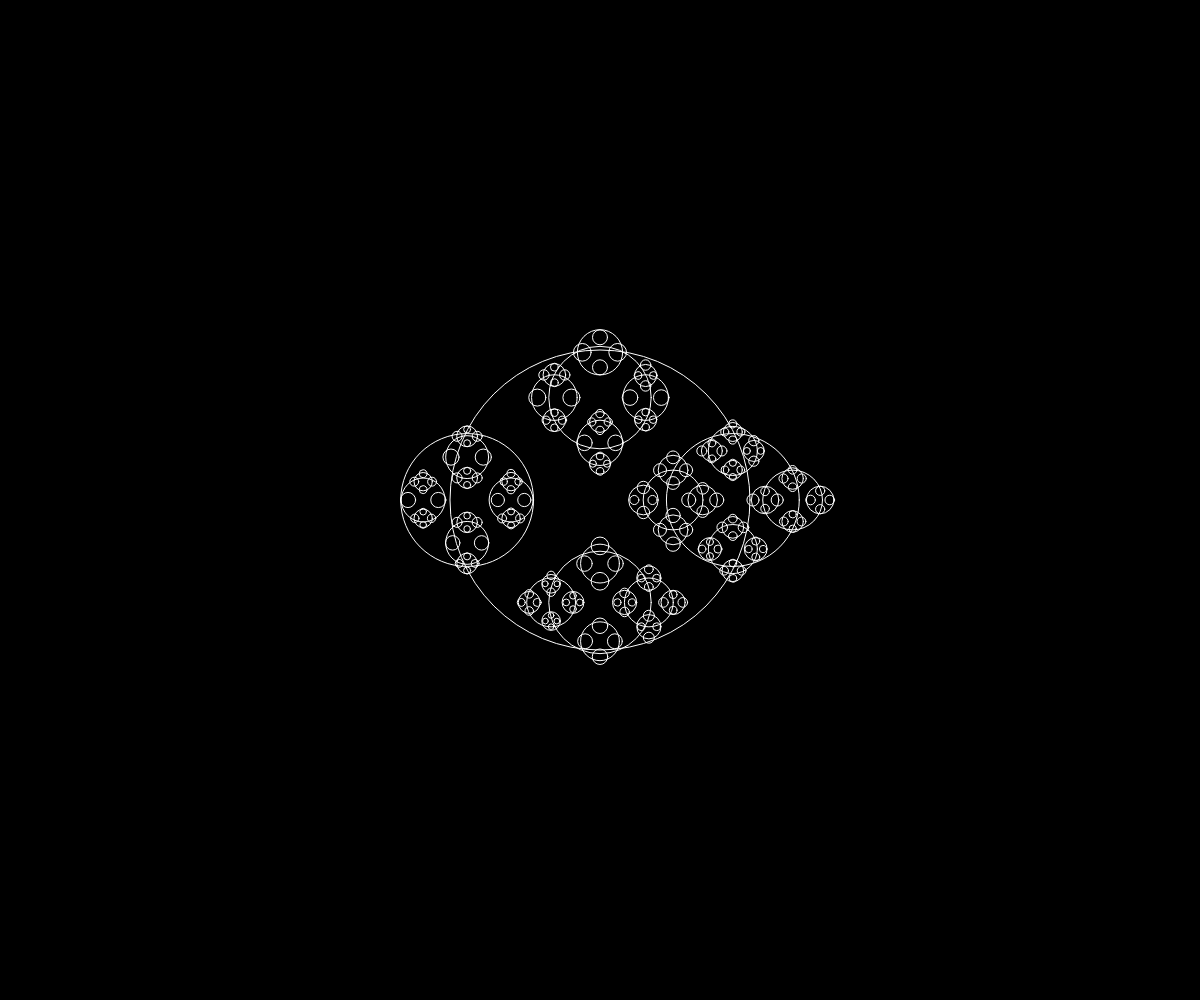
Frame 1 (no input)
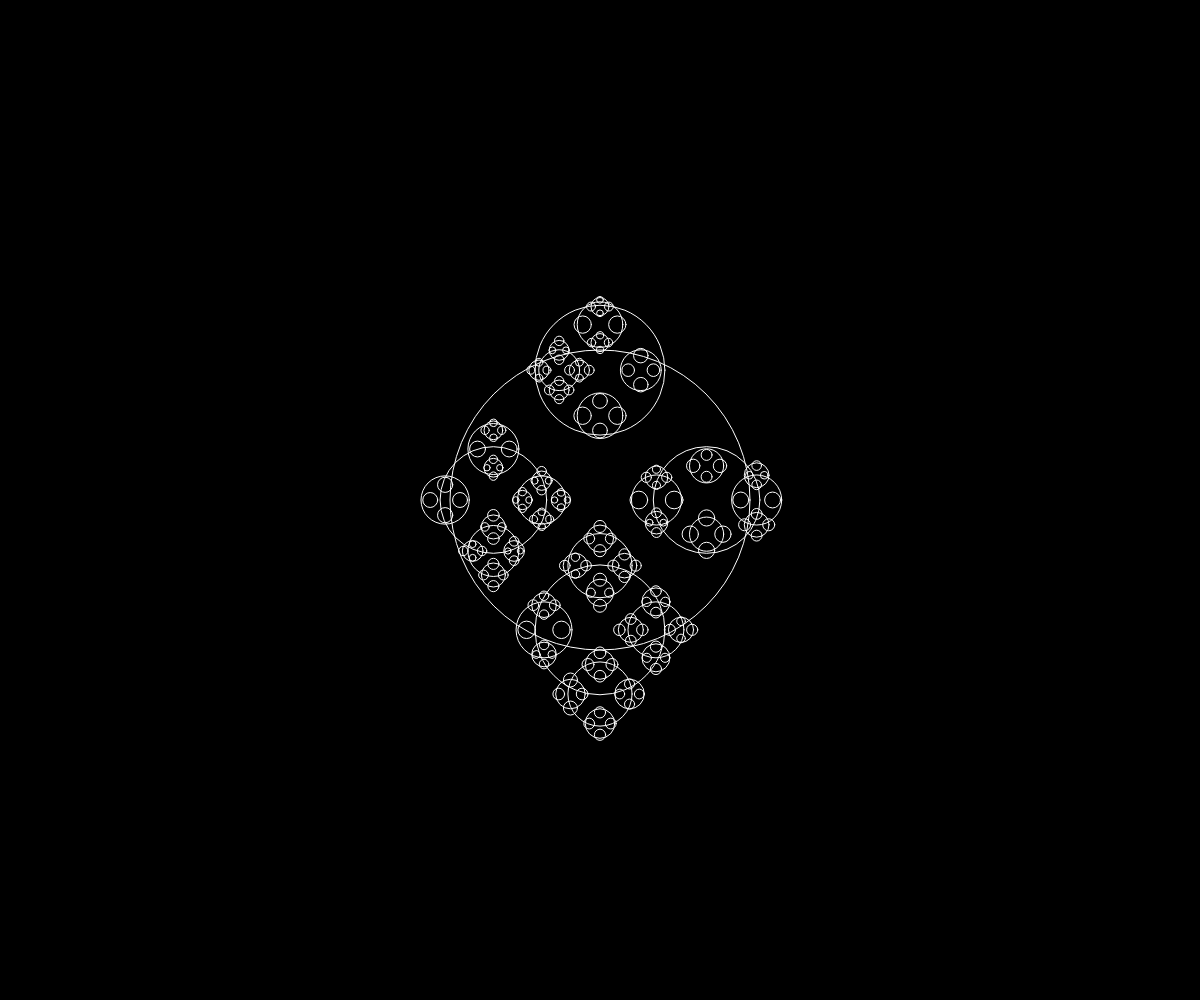
Frame 2 (the mouse pressed at the canvas centre, redrawn once)

The p5.js sketch that drew these frames (run headless with seeded random() and noise() and a simulated clock; the mouse was pressed at the canvas centre and the sketch redrawn once):

// p5.js sketch
// ── sketch.js
function setup() {
  createCanvas(windowWidth, windowHeight);
}

function draw() {
  background(0);
  stroke(255);
  noFill();
  drawCircle(windowWidth / 2, windowHeight / 2, 300);
}

function drawCircle(x,y,d) {
  ellipse(x,y,d);
  var r = random(0.3, 0.5);
  var z = random(0.3, 0.5);
  if(d > 18){
   drawCircle(x + d * r, y, d * r);
   drawCircle(x - d * r, y, d * r);
   drawCircle(x, y + d * z, d * z);
   drawCircle(x, y - d * z, d * z);
  }
  noLoop();
}
